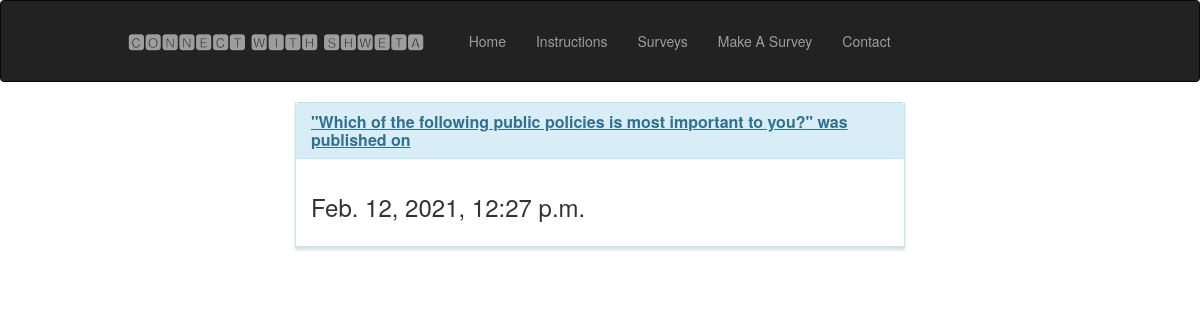
Page /date/1/ on the committed database.
### poll/models.py (models this page shows, shortened)
class Poll(models.Model):
    question = models.TextField()
    additionalnotes = models.TextField(default="")
    dt = models.DateTimeField(auto_now_add=True,null=True)
    option_one = models.CharField(max_length=60, default="")
    option_two = models.CharField(max_length=60, default="")
    option_three = models.CharField(max_length=60, default="")
    option_four = models.CharField(max_length=60, default="")
    option_five = models.CharField(max_length=60, default="")
    option_one_count = models.IntegerField(default=0)
    option_two_count = models.IntegerField(default=0)
    option_three_count = models.IntegerField(default=0)
    option_four_count = models.IntegerField(default=0)
    option_five_count = models.IntegerField(default=0)

### poll/views.py (the view)
# urls.py: path('date/<poll_id>/', poll_views.date, name='date'),
def date(request, poll_id):
    poll = Poll.objects.get(pk=poll_id)
    context = {
        'poll': poll
    }
    return render(request, 'poll/date.html', context)

### poll/templates/poll/date.html (shortened to what this page needs)
{% extends "poll/base.html" %}
{% block main %}
<div class="row">
    <div class="col-lg-8 col-lg-offset-2">
        <div class="panel panel-info">
            <div class="panel-heading">
                <h3 class="panel-title"><u>"{{poll.question}}" was published on</u></h3>
            </div>
            <div class="panel-body">
                <h3>{{ poll.dt }}</h3>
            </div>
             </div>
         </div>
     </div>
{% endblock %}

### poll/static/css/style.css (style rules this page uses)
* style.css * .navbar-default, .btn, .form-control, .panel { border-radius: 0; }
.panel { box-shadow: 0px 3px 3px 0px #ddd; }
a.navbar-brand, .panel-title { font-weight: bolder; }

### rows in the picture
Poll: question "Which of the following public policies is most important to you?", dt "Feb. 12, 2021, 12:27 p.m."
